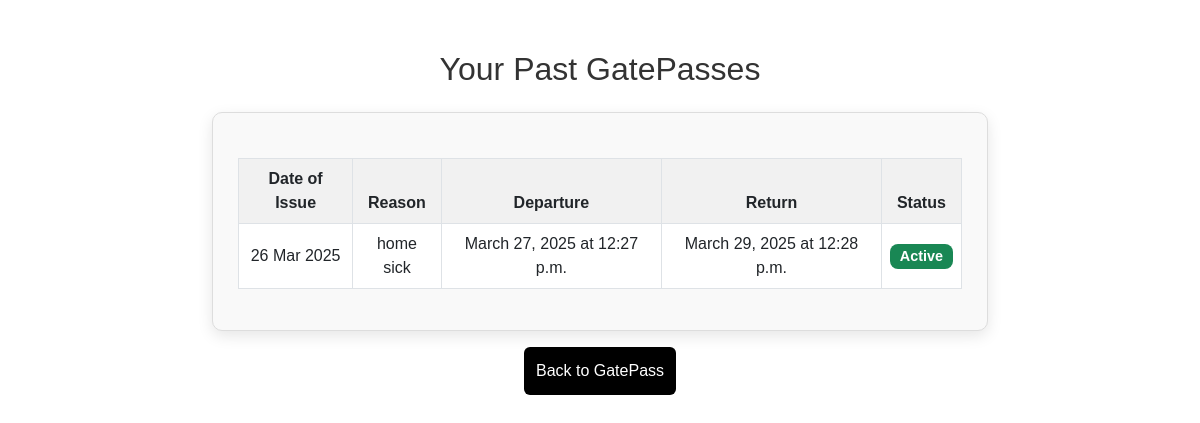
/feedback/view_gatepasses/ (signed in), run on the app's committed database.
### hostel/models.py (models this page shows, shortened)
class GatePass(models.Model):
    gatepass_id = models.AutoField(primary_key=True)  # Explicitly define the primary key
    user = models.ForeignKey(CustomUser, on_delete=models.CASCADE)
    date_of_issue = models.DateTimeField(auto_now_add=True)
    reason = models.TextField()
    departure_date = models.DateField()
    return_date = models.DateField()
    departure_time = models.TimeField()
    return_time = models.TimeField()
    status = models.BooleanField(default=True)  # Default to Active

### hostel/views.py (the view)
# urls.py: path("view_gatepasses/", view_gatepasses, name="view_gatepasses"),
@login_required
def view_gatepasses(request):
    gatepasses = GatePass.objects.filter(user=request.user).order_by("-date_of_issue")  # Show latest first
    return render(request, "view_gatepasses.html", {"gatepasses": gatepasses})

### templates/view_gatepasses.html (shortened to what this page needs)
<!DOCTYPE html>
<html lang="en">
<head>
    <link href="https://cdn.jsdelivr.net/npm/bootstrap@5.3.0/dist/css/bootstrap.min.css" rel="stylesheet">
</head>
<body>
    <div class="container">
        <h2 class="text-center mb-4">Your Past GatePasses</h2>
        <div class="card">
            {% if gatepasses %}
                <div class="table-responsive">
                    <table class="table table-bordered table-hover">
                        <thead>
                            <tr>
                                <th>Date of Issue</th>
                                <th>Reason</th>
                                <th>Departure</th>
                                <th>Return</th>
                                <th>Status</th>
                            </tr>
                        </thead>
                        <tbody>
                            {% for gatepass in gatepasses %}
                            <tr>
                                <td>{{ gatepass.date_of_issue|date:"d M Y" }}</td>
                                <td>{{ gatepass.reason }}</td>
                                <td>{{ gatepass.departure_date }} at {{ gatepass.departure_time }}</td>
                                <td>{{ gatepass.return_date }} at {{ gatepass.return_time }}</td>
                                <td>
                                    {% if gatepass.status %}
                                        <span class="badge bg-success">Active</span>
                                    {% else %}
                                        <span class="badge bg-danger">Expired</span>
                                    {% endif %}
                                </td>
                            </tr>
                            {% endfor %}
                        </tbody>
                    </table>
                </div>
            {% else %}
                <p class="text-center">No past GatePasses available.</p>
            {% endif %}
        </div>
        <div class="text-center mt-3">
            <a href="{% url 'gatepass' %}" class="btn btn-secondary">Back to GatePass</a>
        </div>
    </div>
</body>
</html>

### templates/view_gatepasses.html (style rules this page uses)
body { font-family: 'Arial', sans-serif; background-color: #fff; color: #333; margin: 0; padding: 0; }
.container { max-width: 800px; margin-top: 50px; }
.card { background-color: #f9f9f9; padding: 25px; border-radius: 10px; box-shadow: 0 5px 15px rgba(0, 0, 0, 0.1); border: 1px solid #ddd; }
.table { margin-top: 20px; }
.table th { background-color: #f1f1f1; font-weight: bold; text-align: center; }
.table td { text-align: center; vertical-align: middle; }
.badge { font-size: 0.9rem; padding: 5px 10px; border-radius: 8px; }
.btn-secondary { background-color: #000; border: none; padding: 12px; transition: background-color 0.3s ease; }

### data on the page
GatePass: date_of_issue "26 Mar 2025", reason "home sick", departure_date "March 27, 2025", departure_time "12:27 p.m.", return_date "March 29, 2025", return_time "12:28 p.m.", status "Active"
